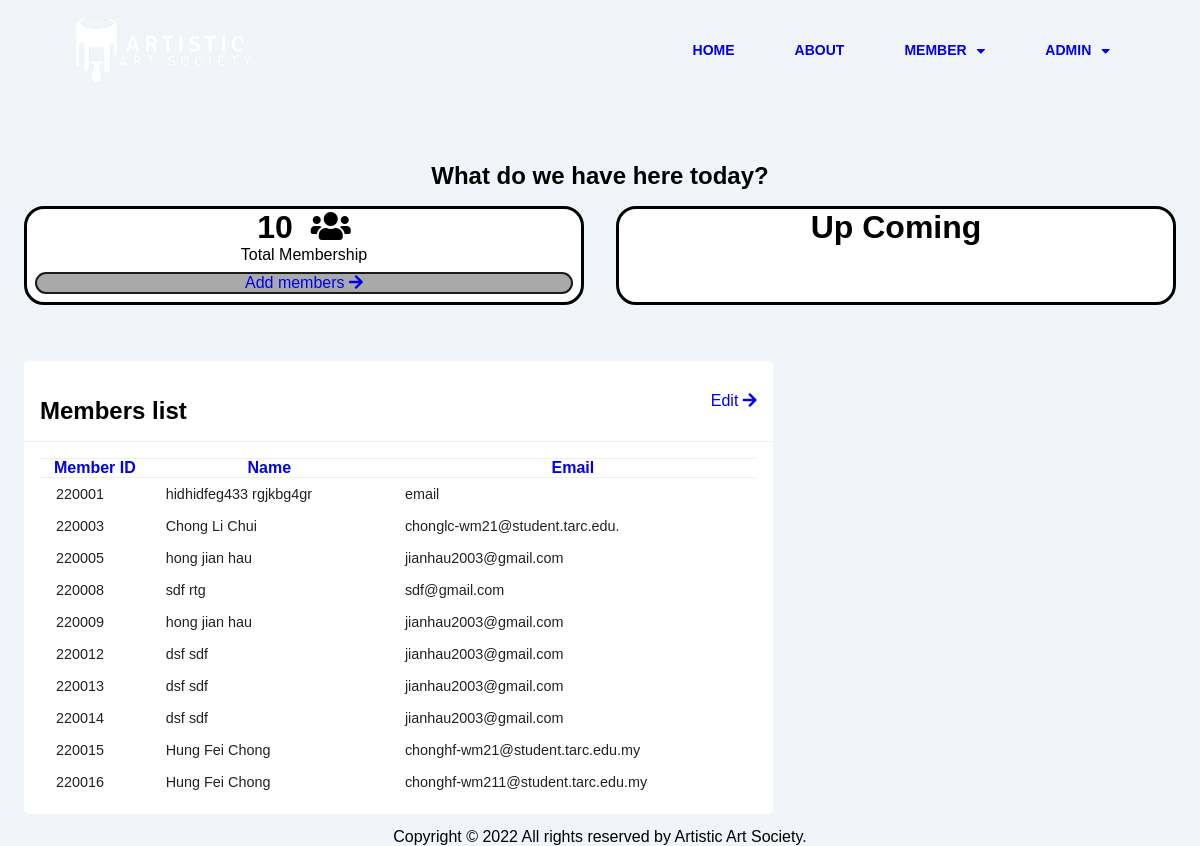
Page /membership-manage.php on the committed database.
### tables this page shows
CREATE TABLE `member` (
  `memberID` int(6) NOT NULL,
  `firstN` varchar(20) NOT NULL,
  `lastN` varchar(30) NOT NULL,
  `email` varchar(40) NOT NULL,
  `phoneNum` varchar(12) NOT NULL,
  `birth` date NOT NULL,
  `gender` varchar(6) NOT NULL,
  `address` varchar(100) NOT NULL,
  `password` varchar(30) NOT NULL
);

### helper.php (called while the page is built, shortened)
<?php
$memberId = 'memberID';
$fname = 'firstN';
$lname = 'lastN';
$email = 'email';
$self = $_SERVER['PHP_SELF'];

### membership-manage.php (the view, shortened to what this page needs)
<?php
$o = $_GET['o'] ?? '';
$cssName = 'membership-manage';
include 'helper.php';
include 'header.php';
$sql = "SELECT $memberId, $fname ,$lname, $email FROM member ";
$sql .= $o ? "ORDER BY $o" : '';
$result = $conn->query($sql);
$count = 0;
while ($row = $result->fetch_assoc()){
    $count++;
}
$sql = "SELECT $memberId, $fname ,$lname, $email FROM member ";
$sql .= $o ? "ORDER BY $o" : '';
$result = $conn->query($sql);
?>
<main>
    <h2>What do we have here today?</h2>
        <div class="cards">
        <div class="card-single">
            <div class="card-content">
                <h1><?=$count?> &nbsp;<i class='fa fa-users'></i></h1>
                <span>Total Membership</span>
            </div>
            <a href="add-member.php" id="card-footer">Add members&nbsp;<i class="fa fa-arrow-right"></i></a>
        </div>
            <div class="card-single">
            <div class="card-content">
                <h1>Up Coming</h1>
            </div>
        </div>
    </div>
        <div class="recent-grid">
        <div class="projects">
            <div class="card">
                <div class="card-header">
                    <h2>Members list</h2>
                    <a href="show-member.php">Edit&nbsp;<span class="fa fa-arrow-right"></span></a>
                </div>
                <div class="card-body">
                    <table class='table table-hover' width="100%">
                        <thead>
                                <?php if ($result->num_rows > 0) { ?>
                                <tr>
                                    <th><a href="<?= "$self?o=$memberId" ?>">Member ID</a></th>
                                    <th><a href="<?= "$self?o=$fname" ?>">Name</a></th>
                                    <th><a href="<?= "$self?o=$email" ?>">Email</a></th>
                                </tr>
                            </thead>
                            <?php
                                    while ($row = $result->fetch_assoc()) {
                                        echo "<tr><td>$row[$memberId]</td><td>$row[$fname] $row[$lname]</td>
                                        <td>$row[$email]</td></tr>";
                                    }
                                }else {
                                    echo "No result.";
                                    }
                            ?>
                                </table>
                        </div>
                    </div>
                </div>
            </div>
        </main>
<?php include './footer.php';
?>

### header.php (shortened to what this page needs)
<html lang="en">
  <head>
    <link rel="stylesheet" href="https://cdnjs.cloudflare.com/ajax/libs/font-awesome/5.15.1/css/all.min.css"/>
    <link rel="stylesheet" href="header.css" />
    <link rel="stylesheet" href="<?php echo $cssName ?>.css" />
  </head>
  <body>
    <div class="menu-bar">
        <img class = "logo" src="images/logo.png">
      <ul>
        <li><a href="#">Home</a></li>
        <li><a href="#">About</a></li>
        <li><a href="#">Member<i class="fas fa-caret-down"></i></a>
                </li>
              </div>
        <li><a href="#">Admin<i class="fas fa-caret-down"></i></a>
            </li>

### footer.php
 <footer style="position: fixed; left: 0; bottom: 0; width: 100%; text-align: center;">
            <p>
                Copyright &copy; 2022 All rights reserved by Artistic Art Society.
            </p>
        </footer>
    </body>
</html>

### header.css (style rules this page uses)
.logo { float: left; width: 200px; }
.menu-bar { position: fixed; height: 100px; width: 100%; display:flex; justify-content: space-between; align-items: center; padding: 10px 5%; box-sizing: border-box; position: relative; }
.menu-bar ul { list-style: none; display: flex; }
.menu-bar ul li { padding: 10px 30px; position: relative; }
.menu-bar ul li a { text-decoration: none; font-size: 14px; font-weight: bold; text-transform: uppercase; transition: all 0.3s; }
.fas { float: right; margin-left: 10px; padding-top: 3px; }

### membership-manage.css (style rules this page uses)
* { padding: 0; margin: 0; box-sizing: border-box; list-style-type: none; text-decoration: none; font-family: 'Poppins',sans-serif; }
body { background: #f1f5f9; }
main { margin-top: 10px; padding: 2rem 1.5rem; background: #f1f5f9; min-height: calc(100vh - 90px); }
body h2 { text-align: center; position: static; padding-top: 20px; }
.cards { display: grid; grid-template-columns: repeat(2,1fr); grid-gap: 2rem; margin-top: 1rem; width: 100%; }
#card-footer { background-color: #a9a9a9; border-style: solid; border-radius: 30px; border-collapse: separate; border-color: #1c1b1b; border-width: 2px; margin: 8px; }
.card-single { display: flex; justify-content: space-between; background: #fff; padding: 20px; border-radius: 20px; flex-direction: column; border-style: solid; padding: 0%; text-align: center; }
.card-single a:link { text-decoration: none; position: relative; }
.recent-grid { margin-top: 3.5rem; display: grid; grid-gap: 2rem; grid-template-columns: 65% auto; }
.card { background: #fff; border-radius: 5px; }
.card-header,.card-body { padding: 1rem; }
.card-header { display: flex; justify-content: space-between; align-items: center; border-bottom: 1px solid #f0f0f0; }
.card-header a { text-decoration: none; }
table { border-collapse: collapse; }
thead tr { border-top: 1px solid #f0f0f0; border-bottom: 1px solid #f0f0f0; }
td { padding: .5rem 1rem; font-size: .9rem; color: #222; }
tr td:last-child { display: flex; align-items: center; }

### rows in the picture
member: memberID "220001", firstN "hidhidfeg433", lastN "rgjkbg4gr", email "email"
member: memberID "220003", firstN "Chong", lastN "Li Chui", email "chonglc-wm21@student.tarc.edu."
member: memberID "220005", firstN "hong", lastN "jian hau", email "jianhau2003@gmail.com"
member: memberID "220008", firstN "sdf", lastN "rtg", email "sdf@gmail.com"
member: memberID "220009", firstN "hong", lastN "jian hau", email "jianhau2003@gmail.com"
member: memberID "220012", firstN "dsf", lastN "sdf", email "jianhau2003@gmail.com"
member: memberID "220013", firstN "dsf", lastN "sdf", email "jianhau2003@gmail.com"
member: memberID "220014", firstN "dsf", lastN "sdf", email "jianhau2003@gmail.com"
member: memberID "220015", firstN "Hung Fei", lastN "Chong", email "chonghf-wm21@student.tarc.edu.my"
member: memberID "220016", firstN "Hung Fei", lastN "Chong", email "chonghf-wm211@student.tarc.edu.my"

### other values in the picture
$count "10"
